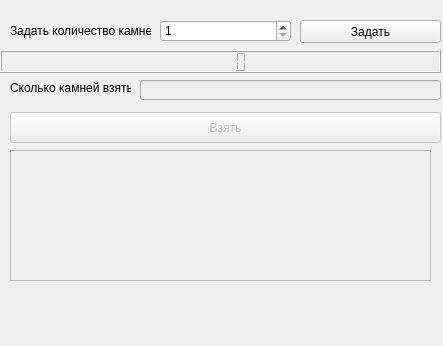
<?xml version="1.0" encoding="UTF-8"?>
<ui version="4.0">
 <class>Form</class>
 <widget class="QWidget" name="Form">
  <property name="geometry">
   <rect>
    <x>0</x>
    <y>0</y>
    <width>443</width>
    <height>346</height>
   </rect>
  </property>
  <property name="windowTitle">
   <string>Псевдоним. Возвращение</string>
  </property>
  <widget class="QLCDNumber" name="count_Stone">
   <property name="geometry">
    <rect>
     <x>0</x>
     <y>50</y>
     <width>441</width>
     <height>23</height>
    </rect>
   </property>
  </widget>
  <widget class="QLabel" name="label">
   <property name="geometry">
    <rect>
     <x>10</x>
     <y>20</y>
     <width>141</width>
     <height>21</height>
    </rect>
   </property>
   <property name="text">
    <string>Задать количество камней</string>
   </property>
  </widget>
  <widget class="QSpinBox" name="spinBox">
   <property name="geometry">
    <rect>
     <x>160</x>
     <y>20</y>
     <width>131</width>
     <height>22</height>
    </rect>
   </property>
   <property name="minimum">
    <number>1</number>
   </property>
   <property name="value">
    <number>1</number>
   </property>
  </widget>
  <widget class="QPushButton" name="set_btn">
   <property name="geometry">
    <rect>
     <x>300</x>
     <y>20</y>
     <width>141</width>
     <height>23</height>
    </rect>
   </property>
   <property name="text">
    <string>Задать</string>
   </property>
  </widget>
  <widget class="QLabel" name="label_2">
   <property name="geometry">
    <rect>
     <x>10</x>
     <y>80</y>
     <width>121</width>
     <height>16</height>
    </rect>
   </property>
   <property name="text">
    <string>Сколько камней взять?</string>
   </property>
  </widget>
  <widget class="QLineEdit" name="getStone_Edit">
   <property name="enabled">
    <bool>false</bool>
   </property>
   <property name="geometry">
    <rect>
     <x>140</x>
     <y>80</y>
     <width>301</width>
     <height>20</height>
    </rect>
   </property>
  </widget>
  <widget class="QPushButton" name="getStone_btn">
   <property name="enabled">
    <bool>false</bool>
   </property>
   <property name="geometry">
    <rect>
     <x>10</x>
     <y>112</y>
     <width>431</width>
     <height>31</height>
    </rect>
   </property>
   <property name="text">
    <string>Взять</string>
   </property>
  </widget>
  <widget class="QListWidget" name="listWidget">
   <property name="enabled">
    <bool>false</bool>
   </property>
   <property name="geometry">
    <rect>
     <x>10</x>
     <y>150</y>
     <width>421</width>
     <height>131</height>
    </rect>
   </property>
  </widget>
  <widget class="QLabel" name="win">
   <property name="geometry">
    <rect>
     <x>50</x>
     <y>290</y>
     <width>331</width>
     <height>41</height>
    </rect>
   </property>
   <property name="font">
    <font>
     <pointsize>20</pointsize>
    </font>
   </property>
   <property name="text">
    <string/>
   </property>
  </widget>
 </widget>
 <resources/>
 <connections/>
</ui>
